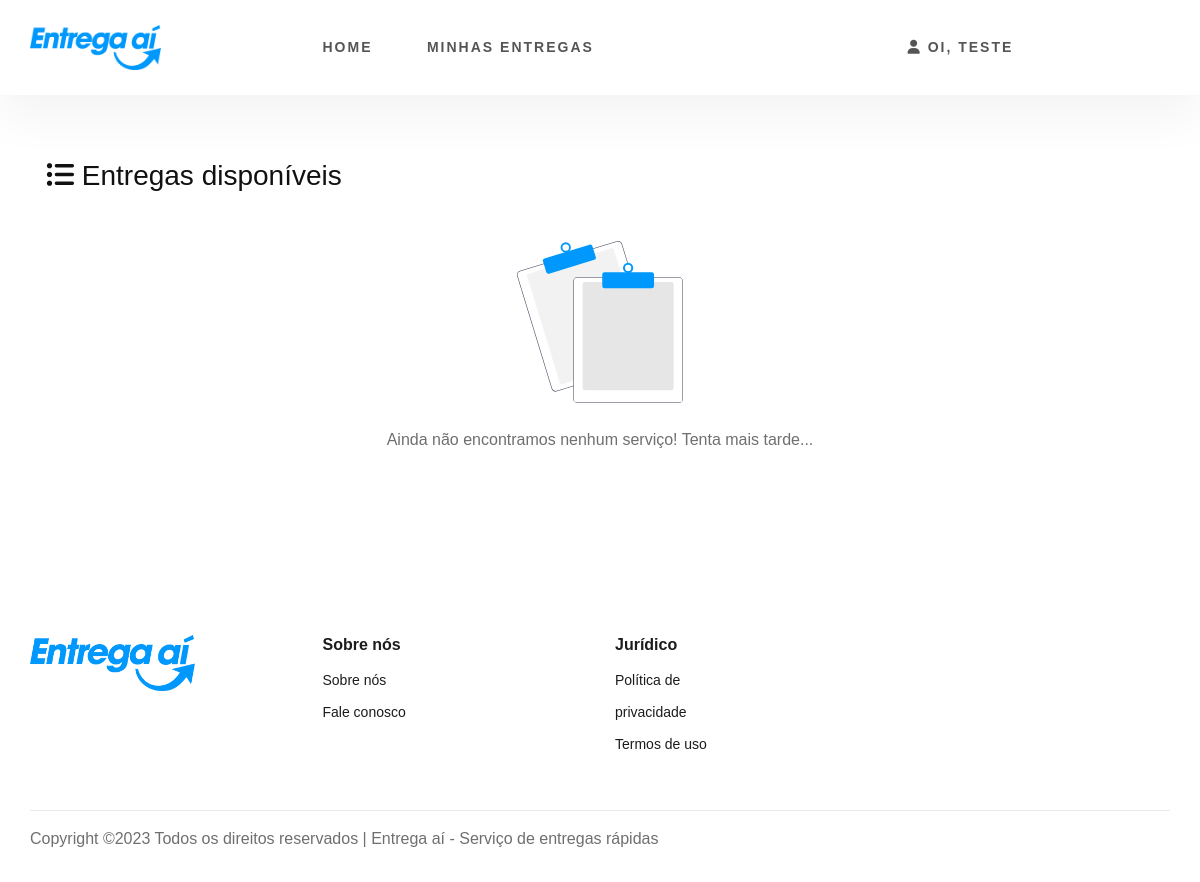
Page /motorista/servicos (signed in) on the earlier database version.
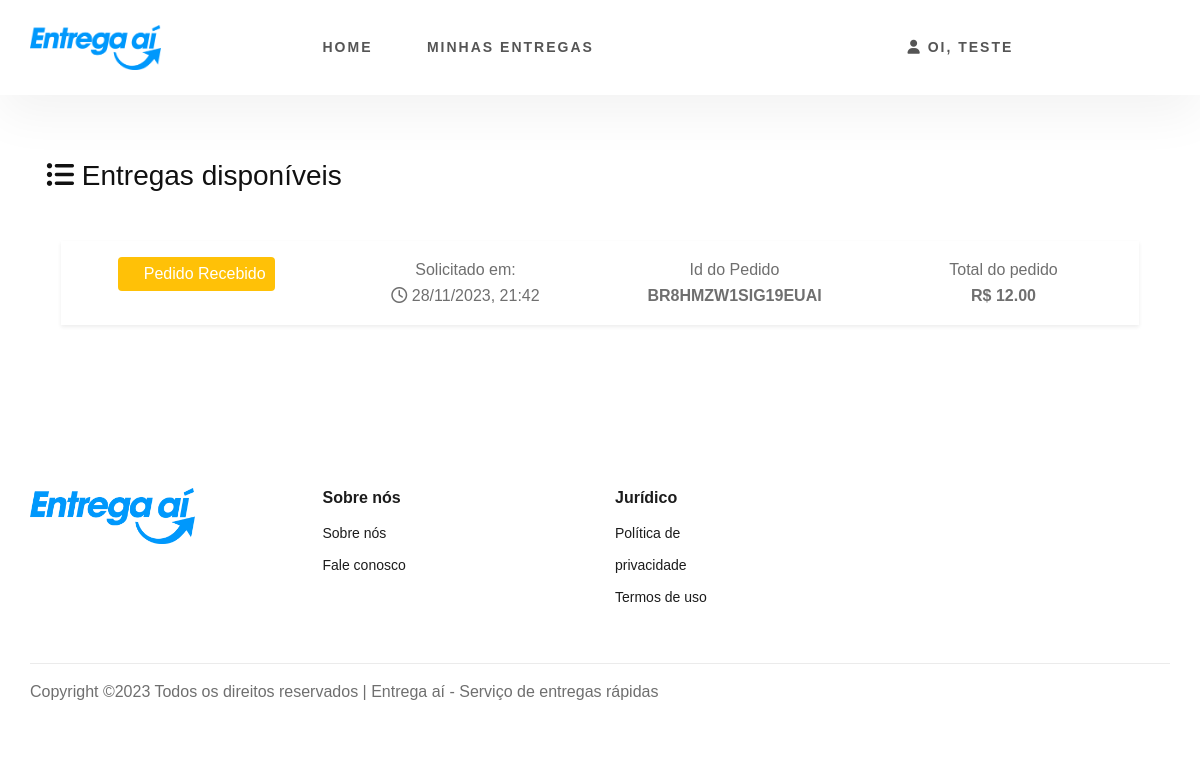
Same page on the later database version.
### tables this page shows
CREATE TABLE `deliveries` (
  `id` int(11) NOT NULL,
  `delivery_id` varchar(17) NOT NULL,
  `user_id` int(11) DEFAULT NULL,
  `driver_id` int(11) DEFAULT NULL,
  `sender_latitude` varchar(100) NOT NULL,
  `sender_longitude` varchar(100) NOT NULL,
  `sender_address_details` varchar(255) NOT NULL,
  `sender_house_number` int(10) NOT NULL,
  `recipient_name` varchar(255) NOT NULL,
  `recipient_latitude` varchar(100) NOT NULL,
  `recipient_longitude` varchar(100) NOT NULL,
  `recipient_address_details` varchar(255) NOT NULL,
  `recipient_house_number` varchar(20) NOT NULL,
  `vehicle_type_id` int(11) NOT NULL,
  `vehicle_id` int(11) NOT NULL,
  `weight` varchar(10) NOT NULL,
  `total_km` varchar(255) NOT NULL,
  `total_price` decimal(10,2) NOT NULL,
  `delivery_status_id` int(11) NOT NULL DEFAULT 1,
  `delivery_details` text DEFAULT NULL,
  `delivery_date` datetime DEFAULT NULL,
  `current_latitude` varchar(255) NOT NULL,
  `current_longitude` varchar(255) NOT NULL,
  `created_at` timestamp NOT NULL DEFAULT current_timestamp(),
  `updated_at` timestamp NOT NULL DEFAULT current_timestamp() ON UPDATE current_timestamp()
);

CREATE TABLE `delivery_status` (
  `id` int(11) NOT NULL,
  `status_name` varchar(100) NOT NULL,
  `status_description` text DEFAULT NULL,
  `icon` varchar(255) NOT NULL,
  `css_class` varchar(50) NOT NULL,
  `created_at` timestamp NOT NULL DEFAULT current_timestamp(),
  `updated_at` timestamp NOT NULL DEFAULT current_timestamp() ON UPDATE current_timestamp()
);

CREATE TABLE `users` (
  `id` int(11) NOT NULL,
  `name` varchar(250) NOT NULL,
  `email` varchar(250) NOT NULL,
  `password` varchar(250) NOT NULL,
  `phone` varchar(12) NOT NULL,
  `birthdate` varchar(10) NOT NULL,
  `cpf` int(11) UNSIGNED ZEROFILL NOT NULL,
  `validated` int(11) NOT NULL,
  `type_user` int(1) NOT NULL DEFAULT 2,
  `created_at` timestamp NOT NULL DEFAULT current_timestamp(),
  `update_at` timestamp NOT NULL DEFAULT current_timestamp() ON UPDATE current_timestamp()
);

### app/views/drivers/availableDeliveries.php (the view, shortened to what the changed rows need)
<div class="container">
   <div class="row justify-content-center">
      <div class="col-xl-12 col-lg-12 col-md-9">
         <div class="card o-hidden border-0 my-5">
            <div class="card-body p-0">
               <div class="row">
                  <div class="col-lg-12">
                     <div class="p-3 mb-4 ">
                        <div class="d-sm-flex align-items-center justify-content-between">
                           <h1 class="h3 mb-4 text-gray-800"><i class="fa fa-list-ul"></i> Entregas disponíveis</h1>
                        </div>
                        <div class="text-center">
                           <?php
                           if(empty($availableDeliveries)){ ?>
                           <div class="text-center">
                              <img src="<?= IMG ?>/no_data.svg" style="width: 15%;" class="img-fluid ">
                              <p class="mt-4 mb-4">Ainda não encontramos nenhum serviço! Tenta mais tarde...</p>
                           </div>
                           <?php
                           }else{
                           foreach($availableDeliveries as $delivery){ ?>
                              <div class="delivery-area col-md-12">
                                  <a href="#" data-toggle="modal" data-target="#<?= $delivery->getDelivery_id() ?>" class="text-decoration-none text-dark">
                                      <div class="space-area shadow-sm p-3">
                                          <div class="row justify-content-center">
                                              <div class="col-md-6 col-lg-3 mb-3 mb-lg-0 text-center">
                                                  <p class="btn <?= $delivery->getDelivery_Css_Class(); ?> py-1 px-2 mb-0 text-white">
                                                      <i class="<?= $delivery->getDelivery_Icon(); ?>" aria-hidden="true"></i> <?= $delivery->getDelivery_Status_Name(); ?>
                                                  </p>
                                              </div>
                                              <div class="col-md-6 col-lg-3 mb-3 mb-lg-0 text-center text-muted">
                                                  <p class="mb-0">Solicitado em:</p>
                                                  <p class="mb-0"><i class="far fa-clock" aria-hidden="true"></i> <?= date('d/m/Y, H:i', strtotime($delivery->getCreated_at())); ?></p>
                                              </div>
                                              <div class="col-md-6 col-lg-3 mb-3 mb-lg-0 text-center text-muted">
                                                  <p class="mb-0">Id do Pedido</p>
                                                  <p class="mb-0">
                                                      <span class="font-weight-bold"><?= $delivery->getDelivery_id(); ?></span>
                                                  </p>
                                              </div>
                                              <div class="col-md-6 col-lg-3 text-center text-muted">
                                                  <p class="mb-0">Total do pedido</p>
                                                  <p class="mb-0">
                                                      <span class="font-weight-bold">R$ <?= number_format($delivery->getTotal_price(), 2, '.', ','); ?></span>
                                                  </p>
                                              </div>
                                          </div>
                                      </div>
                                  </a>
                              </div>
                           <?php }} ?>
                        </div>
                     </div>
                  </div>
               </div>
            </div>
         </div>
      </div>
   </div>
</div>

Differences in the rows shown:
added deliveries: delivery_status.status_name "Pedido Recebido", user.created_at "28/11/2023, 21:42", delivery "BR8HMZW1SIG19EUAI", total_price "12.00"
Other differences:
text no longer shown: "Ainda não encontramos nenhum serviço! Tenta mais tarde..."
